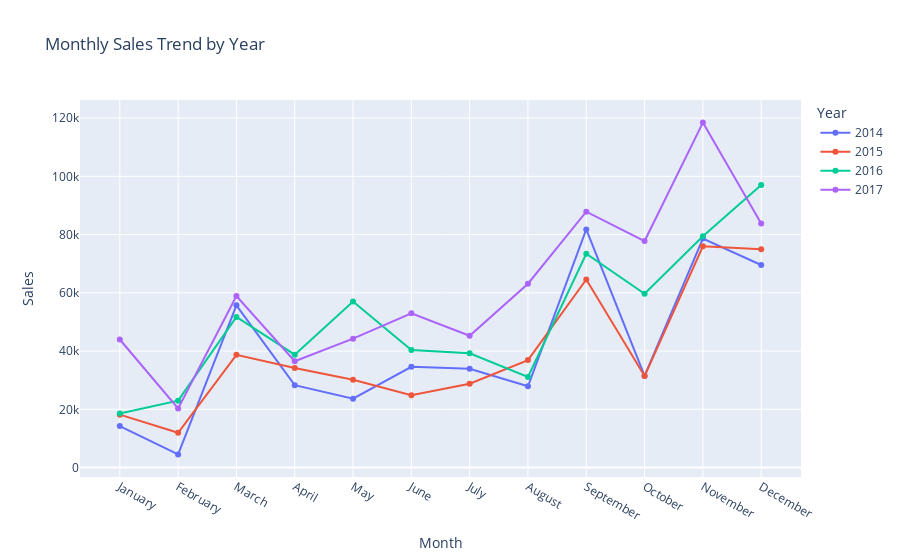

Source (notebook cell):
### Code cell
import plotly.express as px

monthly_sales = df.groupby(['Year', 'Month_Num', 'Month'])['Sales'].sum().reset_index()

fig = px.line(monthly_sales, 
              x='Month', 
              y='Sales', 
              color='Year',
              title='Monthly Sales Trend by Year',
              category_orders={"Month": ["January", "February", "March", "April", "May", "June",
                                       "July", "August", "September", "October", "November", "December"]},
              markers=True)
fig.update_layout(hovermode='x unified')
fig.show()

### Figure 1 — Plotly figure (JSON) as saved in the notebook; plotly's stock layout.template omitted (floating-point values rounded to 4 significant figures)
{"data": [{"hovertemplate": "Year=2014<br>Month=%{x}<br>Sales=%{y}<extra></extra>", "legendgroup": "2014", "line": {"color": "#636efa", "dash": "solid"}, "marker": {"symbol": "circle"}, "mode": "lines+markers", "name": "2014", "orientation": "v", "showlegend": true, "type": "scatter", "x": ["January", "February", "March", "April", "May", "June", "July", "August", "September", "October", "November", "December"], "xaxis": "x", "y": [14240.0, 4520.0, 55690.0, 28300.0, 23650.0, 34600.0, 33950.0, 27910.0, 81780.0, 31450.0, 78630.0, 69550.0], "yaxis": "y"}, {"hovertemplate": "Year=2015<br>Month=%{x}<br>Sales=%{y}<extra></extra>", "legendgroup": "2015", "line": {"color": "#EF553B", "dash": "solid"}, "marker": {"symbol": "circle"}, "mode": "lines+markers", "name": "2015", "orientation": "v", "showlegend": true, "type": "scatter", "x": ["January", "February", "March", "April", "May", "June", "July", "August", "September", "October", "November", "December"], "xaxis": "x", "y": [18170.0, 11950.0, 38730.0, 34200.0, 30130.0, 24800.0, 28770.0, 36900.0, 64600.0, 31400.0, 75970.0, 74920.0], "yaxis": "y"}, {"hovertemplate": "Year=2016<br>Month=%{x}<br>Sales=%{y}<extra></extra>", "legendgroup": "2016", "line": {"color": "#00cc96", "dash": "solid"}, "marker": {"symbol": "circle"}, "mode": "lines+markers", "name": "2016", "orientation": "v", "showlegend": true, "type": "scatter", "x": ["January", "February", "March", "April", "May", "June", "July", "August", "September", "October", "November", "December"], "xaxis": "x", "y": [18540.0, 22980.0, 51720.0, 38750.0, 56990.0, 40340.0, 39260.0, 31120.0, 73410.0, 59690.0, 79410.0, 97000.0], "yaxis": "y"}, {"hovertemplate": "Year=2017<br>Month=%{x}<br>Sales=%{y}<extra></extra>", "legendgroup": "2017", "line": {"color": "#ab63fa", "dash": "solid"}, "marker": {"symbol": "circle"}, "mode": "lines+markers", "name": "2017", "orientation": "v", "showlegend": true, "type": "scatter", "x": ["January", "February", "March", "April", "May", "June", "July", "August", "September", "October", "November", "December"], "xaxis": "x", "y": [43970.0, 20300.0, 58870.0, 36520.0, 44260.0, 52980.0, 45260.0, 63120.0, 87870.0, 77780.0, 118400.0, 83830.0], "yaxis": "y"}], "layout": {"hovermode": "x unified", "legend": {"title": {"text": "Year"}, "tracegroupgap": 0}, "title": {"text": "Monthly Sales Trend by Year"}, "xaxis": {"anchor": "y", "categoryarray": ["January", "February", "March", "April", "May", "June", "July", "August", "September", "October", "November", "December"], "categoryorder": "array", "domain": [0, 1], "title": {"text": "Month"}}, "yaxis": {"anchor": "x", "domain": [0, 1], "title": {"text": "Sales"}}}}
